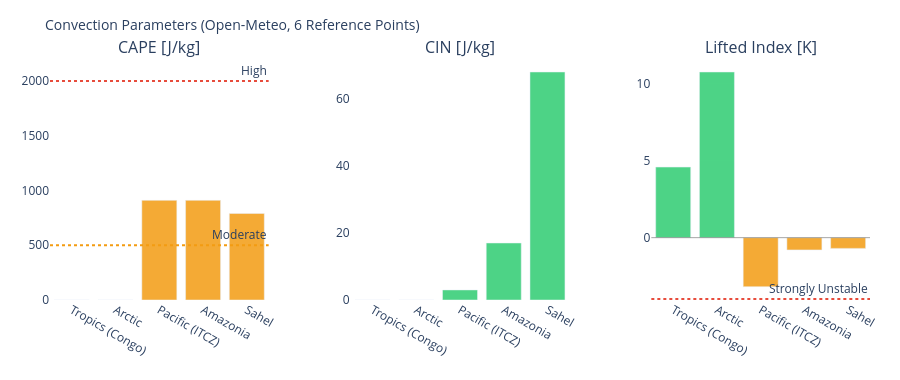

Notebook cell for this chart:
### Markdown cell above
---
## 3. Visualizations

### Code cell
# ============================================================
# CAPE / CIN / LIFTED INDEX – Convection potential
# ============================================================

if not df_atm.empty:
    fig = make_subplots(
        rows=1, cols=3,
        subplot_titles=['CAPE [J/kg]', 'CIN [J/kg]', 'Lifted Index [K]'],
        horizontal_spacing=0.1
    )
    pts = df_atm['point'].tolist()
    pt_colors = ['#E85D24','#185FA5','#888780','#378ADD','#639922','#F2A623']

    # CAPE – höher = mehr Gewitterpotential
    cape_vals = df_atm['cape'].fillna(0).tolist()
    cape_colors = ['#e74c3c' if v > 2000 else '#f39c12' if v > 500 else '#2ecc71'
                   for v in cape_vals]
    fig.add_trace(go.Bar(x=pts, y=cape_vals, marker_color=cape_colors,
                         opacity=0.85, showlegend=False), row=1, col=1)
    fig.add_hline(y=2000, line_dash='dot', line_color='#e74c3c',
                  annotation_text='High', row=1, col=1)
    fig.add_hline(y=500,  line_dash='dot', line_color='#f39c12',
                  annotation_text='Moderate', row=1, col=1)

    # CIN – negativer = stärker gedeckelt (weniger Auslöse)
    cin_vals = df_atm['cin'].fillna(0).tolist()
    cin_colors = ['#e74c3c' if v < -200 else '#f39c12' if v < -50 else '#2ecc71'
                  for v in cin_vals]
    fig.add_trace(go.Bar(x=pts, y=cin_vals, marker_color=cin_colors,
                         opacity=0.85, showlegend=False), row=1, col=2)

    # Lifted Index – negativ = instabil
    li_vals = df_atm['li'].fillna(0).tolist()
    li_colors = ['#e74c3c' if v < -4 else '#f39c12' if v < 0 else '#2ecc71'
                 for v in li_vals]
    fig.add_trace(go.Bar(x=pts, y=li_vals, marker_color=li_colors,
                         opacity=0.85, showlegend=False), row=1, col=3)
    fig.add_hline(y=0, line_color='gray', line_width=0.7, row=1, col=3)
    fig.add_hline(y=-4, line_dash='dot', line_color='#e74c3c',
                  annotation_text='Strongly Unstable', row=1, col=3)

    fig.update_layout(
        title=dict(text='Convection Parameters (Open-Meteo, 6 Reference Points)', font=dict(size=14)),
        height=380, plot_bgcolor='rgba(0,0,0,0)', paper_bgcolor='rgba(0,0,0,0)',
        margin=dict(l=50, r=30, t=60, b=80)
    )
    fig.update_xaxes(tickangle=30)
    fig.show()

### Figure 1 — Plotly figure (JSON) as saved in the notebook; plotly's stock layout.template omitted (floating-point values rounded to 4 significant figures)
{"data": [{"marker": {"color": ["#2ecc71", "#2ecc71", "#f39c12", "#f39c12", "#f39c12"]}, "opacity": 0.85, "showlegend": false, "type": "bar", "x": ["Tropics (Congo)", "Arctic", "Pacific (ITCZ)", "Amazonia", "Sahel"], "xaxis": "x", "y": [0.0, 0.0, 910.0, 910.0, 790.0], "yaxis": "y"}, {"marker": {"color": ["#2ecc71", "#2ecc71", "#2ecc71", "#2ecc71", "#2ecc71"]}, "opacity": 0.85, "showlegend": false, "type": "bar", "x": ["Tropics (Congo)", "Arctic", "Pacific (ITCZ)", "Amazonia", "Sahel"], "xaxis": "x2", "y": [0.0, 0.0, 3.0, 17.0, 68.0], "yaxis": "y2"}, {"marker": {"color": ["#2ecc71", "#2ecc71", "#f39c12", "#f39c12", "#f39c12"]}, "opacity": 0.85, "showlegend": false, "type": "bar", "x": ["Tropics (Congo)", "Arctic", "Pacific (ITCZ)", "Amazonia", "Sahel"], "xaxis": "x3", "y": [4.6, 10.8, -3.2, -0.8, -0.7], "yaxis": "y3"}], "layout": {"annotations": [{"font": {"size": 16}, "showarrow": false, "text": "CAPE [J/kg]", "x": 0.1333, "xanchor": "center", "xref": "paper", "y": 1.0, "yanchor": "bottom", "yref": "paper"}, {"font": {"size": 16}, "showarrow": false, "text": "CIN [J/kg]", "x": 0.5, "xanchor": "center", "xref": "paper", "y": 1.0, "yanchor": "bottom", "yref": "paper"}, {"font": {"size": 16}, "showarrow": false, "text": "Lifted Index [K]", "x": 0.8667, "xanchor": "center", "xref": "paper", "y": 1.0, "yanchor": "bottom", "yref": "paper"}, {"showarrow": false, "text": "High", "x": 1, "xanchor": "right", "xref": "x domain", "y": 2000, "yanchor": "bottom", "yref": "y"}, {"showarrow": false, "text": "Moderate", "x": 1, "xanchor": "right", "xref": "x domain", "y": 500, "yanchor": "bottom", "yref": "y"}, {"showarrow": false, "text": "Strongly Unstable", "x": 1, "xanchor": "right", "xref": "x3 domain", "y": -4, "yanchor": "bottom", "yref": "y3"}], "height": 380, "margin": {"b": 80, "l": 50, "r": 30, "t": 60}, "paper_bgcolor": "rgba(0,0,0,0)", "plot_bgcolor": "rgba(0,0,0,0)", "shapes": [{"line": {"color": "#e74c3c", "dash": "dot"}, "type": "line", "x0": 0, "x1": 1, "xref": "x domain", "y0": 2000, "y1": 2000, "yref": "y"}, {"line": {"color": "#f39c12", "dash": "dot"}, "type": "line", "x0": 0, "x1": 1, "xref": "x domain", "y0": 500, "y1": 500, "yref": "y"}, {"line": {"color": "gray", "width": 0.7}, "type": "line", "x0": 0, "x1": 1, "xref": "x3 domain", "y0": 0, "y1": 0, "yref": "y3"}, {"line": {"color": "#e74c3c", "dash": "dot"}, "type": "line", "x0": 0, "x1": 1, "xref": "x3 domain", "y0": -4, "y1": -4, "yref": "y3"}], "title": {"font": {"size": 14}, "text": "Convection Parameters (Open-Meteo, 6 Reference Points)"}, "xaxis": {"anchor": "y", "domain": [0.0, 0.2667], "tickangle": 30}, "xaxis2": {"anchor": "y2", "domain": [0.3667, 0.6333], "tickangle": 30}, "xaxis3": {"anchor": "y3", "domain": [0.7333, 1.0], "tickangle": 30}, "yaxis": {"anchor": "x", "domain": [0.0, 1.0]}, "yaxis2": {"anchor": "x2", "domain": [0.0, 1.0]}, "yaxis3": {"anchor": "x3", "domain": [0.0, 1.0]}}}
